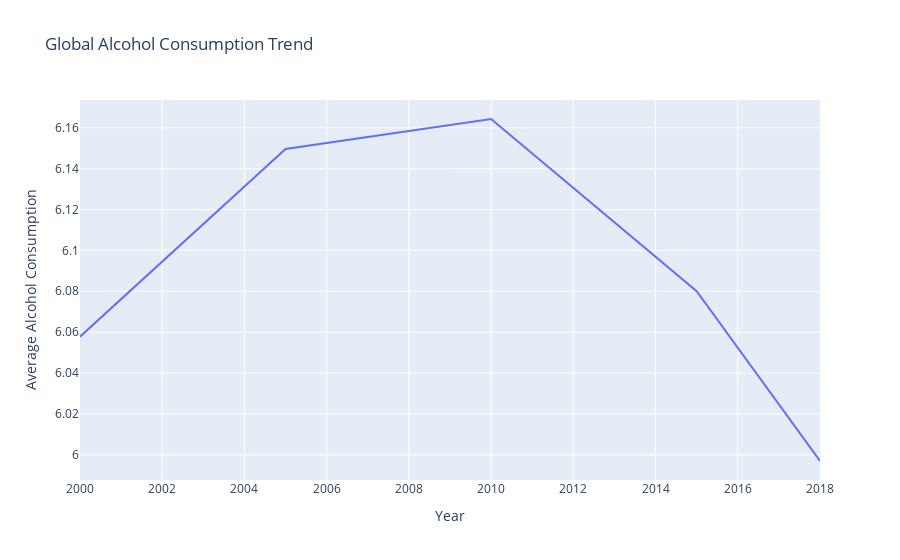
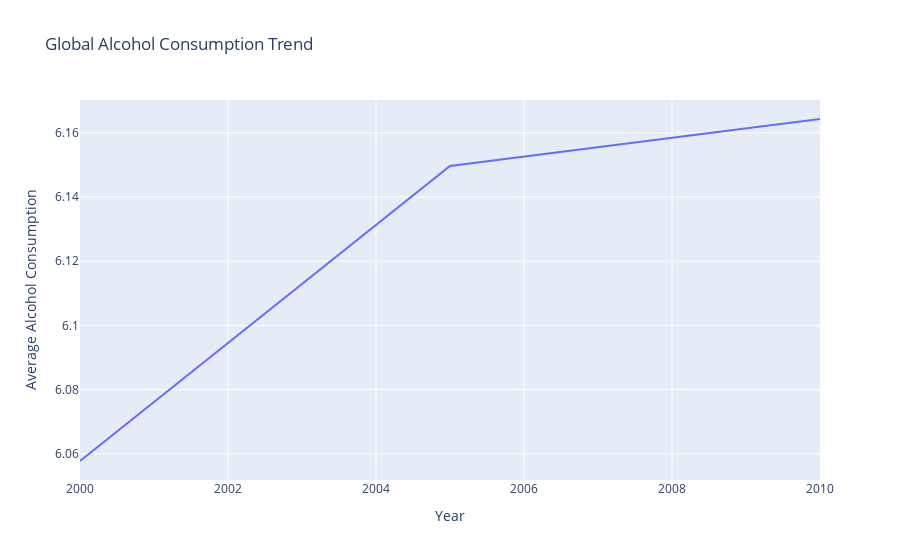

Notebook code for these charts, in order:
### Markdown cell above
<h1> Global Alchohol consumption Trend with Interactive plt </h1>

### Code cell
# Ensuring the data is sorted by Year if it's not already
global_trends_sorted = global_trends.sort_values('Year')

# Function to update the plot
def update_plot(selected_year):
    filtered_data = global_trends_sorted[global_trends_sorted['Year'] <= selected_year]
    
    # Create a Plotly express line plot
    fig = px.line(filtered_data, x='Year', y='Alchohol consumption', 
                  title='Global Alcohol Consumption Trend',
                  labels={'Alchohol consumption': 'Average Alcohol Consumption'})
    
    # Update layout
    fig.update_layout(transition_duration=500)
    fig.show()

# Create a slider
slider = IntSlider(
    value=global_trends_sorted['Year'].max(),
    min=global_trends_sorted['Year'].min(),
    max=global_trends_sorted['Year'].max(),
    step=1,
    description='Year:',
    continuous_update=False
)

# Display the interactive slider and plot
interact(update_plot, selected_year=slider)

### Figure 1 — Plotly figure (JSON) as saved in the notebook; plotly's stock layout.template omitted (floating-point values rounded to 4 significant figures)
{"data": [{"hovertemplate": "Year=%{x}<br>Average Alcohol Consumption=%{y}<extra></extra>", "legendgroup": "", "line": {"color": "#636efa", "dash": "solid"}, "marker": {"symbol": "circle"}, "mode": "lines", "name": "", "orientation": "v", "showlegend": false, "type": "scatter", "x": [2000, 2005, 2010, 2015, 2018], "xaxis": "x", "y": [6.058, 6.15, 6.164, 6.08, 5.997], "yaxis": "y"}], "layout": {"legend": {"tracegroupgap": 0}, "title": {"text": "Global Alcohol Consumption Trend"}, "transition": {"duration": 500}, "xaxis": {"anchor": "y", "domain": [0, 1], "title": {"text": "Year"}}, "yaxis": {"anchor": "x", "domain": [0, 1], "title": {"text": "Average Alcohol Consumption"}}}}

### Figure 2 — Plotly figure (JSON) as saved in the notebook; plotly's stock layout.template omitted (floating-point values rounded to 4 significant figures)
{"data": [{"hovertemplate": "Year=%{x}<br>Average Alcohol Consumption=%{y}<extra></extra>", "legendgroup": "", "line": {"color": "#636efa", "dash": "solid"}, "marker": {"symbol": "circle"}, "mode": "lines", "name": "", "orientation": "v", "showlegend": false, "type": "scatter", "x": [2000, 2005, 2010], "xaxis": "x", "y": [6.058, 6.15, 6.164], "yaxis": "y"}], "layout": {"legend": {"tracegroupgap": 0}, "title": {"text": "Global Alcohol Consumption Trend"}, "transition": {"duration": 500}, "xaxis": {"anchor": "y", "domain": [0, 1], "title": {"text": "Year"}}, "yaxis": {"anchor": "x", "domain": [0, 1], "title": {"text": "Average Alcohol Consumption"}}}}
